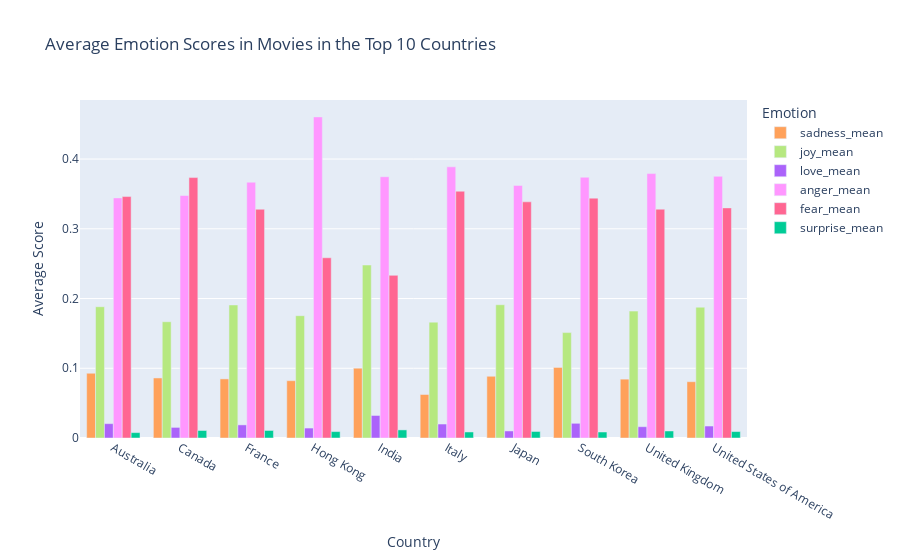

The notebook cell saved with this chart:
### Code cell
import random

# Filter the DataFrame for the countries of interest
filtered_df = distilbert_df[distilbert_df['Countries'].isin(top_countries_by_movie_count)]

# Group by 'Countries' and calculate the mean for each emotion
country_emotion_means = filtered_df.groupby('Countries')[emotion_columns].mean().reset_index()

# Melt the DataFrame for easier plotting
melted_data = country_emotion_means.melt(id_vars='Countries', value_vars=emotion_columns, var_name='Emotion', value_name='Score')

# Specify colors for each emotion (you can choose different colors)
#Choosing a colorblind safe palette and picking 6 random colors
full_scale = px.colors.qualitative.Plotly
random_colors = random.sample(full_scale, 6)
colors = dict(zip(emotion_columns, random_colors))

# Create Plotly figure
fig = go.Figure()

for emotion in emotion_columns:
    subset = melted_data[melted_data['Emotion'] == emotion]
    fig.add_trace(go.Bar(
        x=subset['Countries'],
        y=subset['Score'],
        name=emotion,
        marker_color=colors[emotion]
    ))

# Update layout
fig.update_layout(
    title_text='Average Emotion Scores in Movies in the Top 10 Countries',
    xaxis_title='Country',
    yaxis_title='Average Score',
    barmode='group',
    legend_title="Emotion",
)

# Show the figure
fig.show()

### Figure 1 — Plotly figure (JSON) as saved in the notebook; plotly's stock layout.template omitted (floating-point values rounded to 4 significant figures)
{"data": [{"marker": {"color": "#FFA15A"}, "name": "sadness_mean", "type": "bar", "x": ["Australia", "Canada", "France", "Hong Kong", "India", "Italy", "Japan", "South Korea", "United Kingdom", "United States of America"], "y": [0.09285, 0.0861, 0.08475, 0.08219, 0.1001, 0.06239, 0.08853, 0.1012, 0.08441, 0.08074]}, {"marker": {"color": "#B6E880"}, "name": "joy_mean", "type": "bar", "x": ["Australia", "Canada", "France", "Hong Kong", "India", "Italy", "Japan", "South Korea", "United Kingdom", "United States of America"], "y": [0.1883, 0.1667, 0.1908, 0.1754, 0.2481, 0.1662, 0.1911, 0.1512, 0.182, 0.1876]}, {"marker": {"color": "#AB63FA"}, "name": "love_mean", "type": "bar", "x": ["Australia", "Canada", "France", "Hong Kong", "India", "Italy", "Japan", "South Korea", "United Kingdom", "United States of America"], "y": [0.02058, 0.01521, 0.01879, 0.01426, 0.0323, 0.02004, 0.0101, 0.02107, 0.0162, 0.01717]}, {"marker": {"color": "#FF97FF"}, "name": "anger_mean", "type": "bar", "x": ["Australia", "Canada", "France", "Hong Kong", "India", "Italy", "Japan", "South Korea", "United Kingdom", "United States of America"], "y": [0.3443, 0.3478, 0.3668, 0.4605, 0.3746, 0.3889, 0.3622, 0.374, 0.3792, 0.3753]}, {"marker": {"color": "#FF6692"}, "name": "fear_mean", "type": "bar", "x": ["Australia", "Canada", "France", "Hong Kong", "India", "Italy", "Japan", "South Korea", "United Kingdom", "United States of America"], "y": [0.3462, 0.3734, 0.3281, 0.2585, 0.2333, 0.3539, 0.3387, 0.344, 0.3281, 0.33]}, {"marker": {"color": "#00CC96"}, "name": "surprise_mean", "type": "bar", "x": ["Australia", "Canada", "France", "Hong Kong", "India", "Italy", "Japan", "South Korea", "United Kingdom", "United States of America"], "y": [0.007741, 0.01077, 0.01081, 0.009213, 0.01161, 0.008659, 0.009355, 0.008598, 0.01007, 0.009231]}], "layout": {"barmode": "group", "legend": {"title": {"text": "Emotion"}}, "title": {"text": "Average Emotion Scores in Movies in the Top 10 Countries"}, "xaxis": {"title": {"text": "Country"}}, "yaxis": {"title": {"text": "Average Score"}}}}
